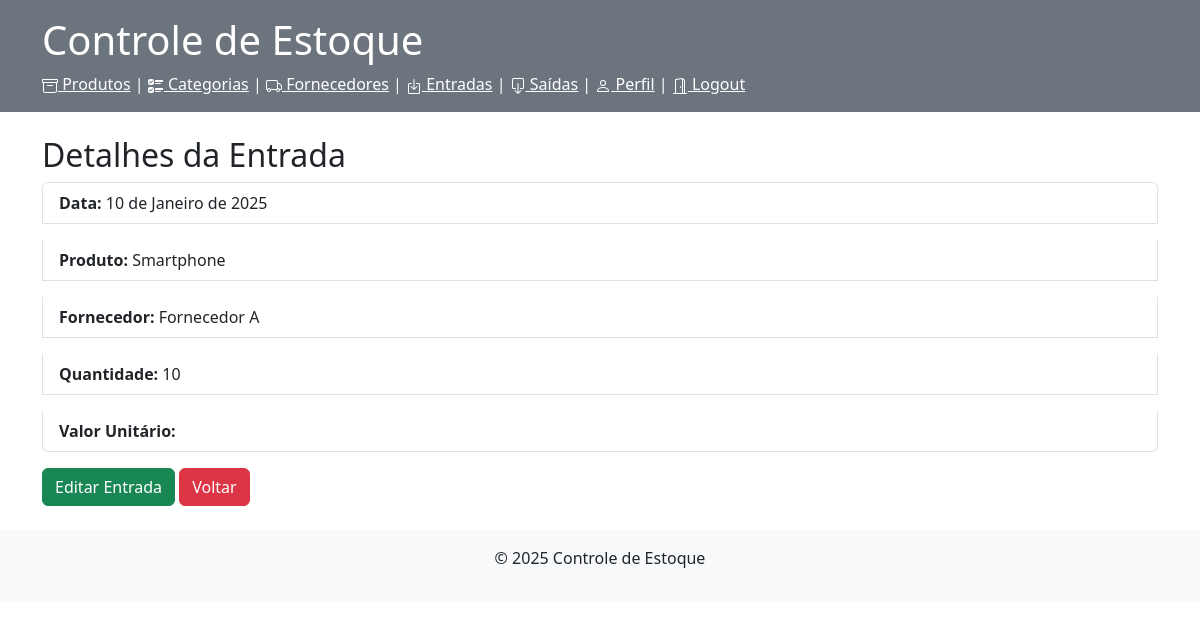
The page /entradas/detalhes/1/ (signed in) on the database its author committed.
### produtos/models.py (models this page shows, shortened)
class Entrada(models.Model):
    produto = models.ForeignKey('Produto', on_delete=models.CASCADE)
    fornecedor = models.ForeignKey('Fornecedor', on_delete=models.CASCADE)
    quantidade = models.IntegerField(validators=[MinValueValidator(1)]) #quantidade minima 1
    data = models.DateField(auto_now_add=True)
    valor_total = models.DecimalField(max_digits=10, decimal_places=2)

class Produto(models.Model):
    nome = models.CharField(max_length=100)
    quantidade = models.IntegerField(validators=[MinValueValidator(0)]) #quantidade minima 0
    preco = models.DecimalField(max_digits=10, decimal_places=2)
    descricao = models.CharField(max_length=500, blank=True)
    fornecedor = models.ForeignKey('Fornecedor', on_delete=models.CASCADE)
    categoria = models.ForeignKey('Categoria', on_delete=models.CASCADE)
    def __str__(self):
        return self.nome

class Fornecedor(models.Model):
    nome = models.CharField(max_length=100)
    cnpj = models.CharField(max_length=14, unique=True, validators=[validar_cnpj])
    email = models.EmailField()
    telefone = models.CharField(max_length=15)
    endereco = models.CharField(max_length=200)
    cidade = models.CharField(max_length=100)
    estado = models.CharField(max_length=2)
    cep = models.CharField(max_length=8)
    def __str__(self):
        return self.nome

### produtos/views.py (the view)
# urls.py: path('entradas/detalhes/<int:pk>/', detalhes_entrada, name='detalhes_entrada'),
@login_required
def detalhes_entrada(request, pk):
    entrada = get_object_or_404(Entrada, pk=pk)
    return render(request, 'detalhes_entrada.html', {'entrada': entrada})

### produtos/templates/detalhes_entrada.html (shortened to what this page needs)
{% extends 'base.html' %}
{% block content %}
    <h2>Detalhes da Entrada</h2>
    <ul class="list-group">
        <p class="list-group-item"><strong>Data:</strong> {{ entrada.data }}</p>
        <p class="list-group-item"><strong>Produto:</strong> {{ entrada.produto }}</p>
        <p class="list-group-item"><strong>Fornecedor:</strong> {{ entrada.fornecedor }}</p>
        <p class="list-group-item"><strong>Quantidade:</strong> {{ entrada.quantidade }}</p>
        <p class="list-group-item"><strong>Valor Unitário:</strong> {{ entrada.valor_unitario }}</p>
    </ul>
    <a class="btn btn-success" href="{% url 'atualizar_entrada' entrada.pk %}">Editar Entrada</a>
    <a class="btn btn-danger" href="{% url 'listar_entradas' %}">Voltar</a>
{% endblock %}

### rows shown on the page
Entrada: data "10 de Janeiro de 2025", produto "Smartphone", fornecedor "Fornecedor A", quantidade "10"
